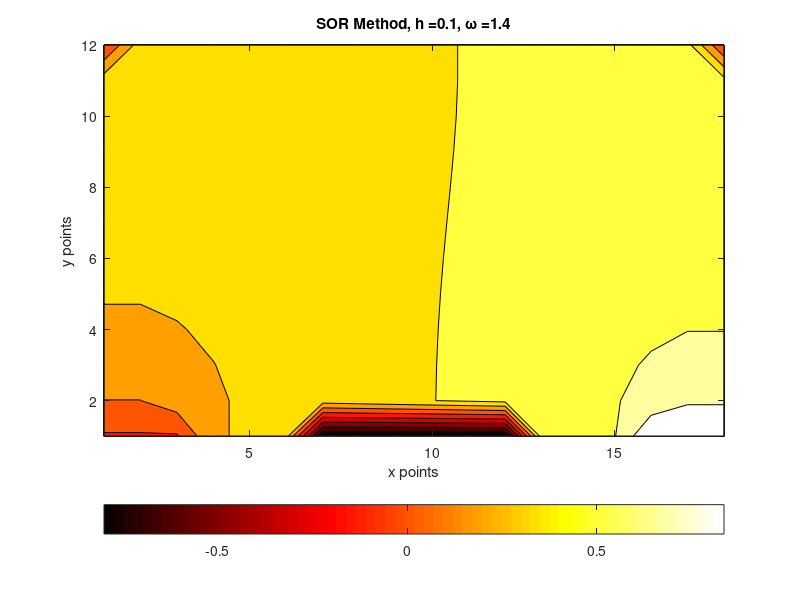

Recreate this plot in MATLAB.
%% Escalar Poisson Equation 
% 
% Routine for solving a PNP-MOSFET junction for the region:
% ________________________
%|++++|    ---N---   |++++|
%|+P++|              |+P++|
%|++++|              |++++|
%|____|              |____|
%|                        |
%|                        |
%|                        |
%|________________________|

%% Governing equation
%
% $$\frac{\partial}{\partial x}\left (k(x,y)\frac{\partial{\phi }}{\partial{x}}\right)+
%   \frac{\partial}{\partial y}\left (k(x,y)\frac{\partial{\phi}}{\partial{y}}\right)=
%   \tau (\hat{n}-\hat{n}_d)$$
%
% Where: 
%
% $\hat{n}$ is the number density of a doped region at time t,
% $\hat{n}_d$ is the initial number density of the doped regions and $\tau$
% is a constant. 

clear, clc, %close all;

%% IC's
omega = 1.4;
delta = 0.1;

L  = 1.8; dx = delta; x = 1:dx:L; n  = 18;
H  = 1.2; dy = delta; y = 1:dy:H; m  = 12;

tau = 1;

n_1 = 1; % initial doping for region 1 (silicon)
n_2 = 3; % initial doping for region 2 (gate A)
n_3 = 3; % initial doping for region 3 (gate B)

%% Grid
n_d = ones(m,n);            % Silicon
n_d(1:m/4, 1:n/6 ) = 3;     % gate A
n_d(1:m/4, 5*n/6+1:n) = 3;  % gate B
phi = zeros(m,n);           % electric potential grid
phi_tilde = zeros(m,n); phi_next = zeros(m,n);

% x gates locations:
x_g1 = 1:n/6;
x_gc = 2*n/6+1:4*n/6;
x_g2 = 5*n/6+1:n;

% x silicon location at the surface 
x_s1 = 1*n/6+1:2*n/6;
x_s2 = 4*n/6+1:5*n/6;

%% Computing k(x,y) on the grid:
k = ones(m,n); % Assuming all k values constants

%% BC's
% bolean mask for gates locations 
x_gates = zeros(1,n); 
x_gates(x_g1) = 1; x_gates(x_gc) = 1; x_gates(x_g2) = 1;

% Dirichlet:
phi(1,x_g1) =  0.0;     % gate A
phi(1,x_gc) = -0.8;     % central gate
phi(1,x_g2) =  1.0;     % gate B
% Neumann BC: Every where else!

%% Main Loop
A = zeros(m,n); B = zeros(m,n); C = zeros(m,n); D = zeros(m,n);

% we know the boundary values from the begining
phi_tilde(1,x_g1) =  0.0; % gate A
phi_tilde(1,x_gc) = -0.8; % central gate
phi_tilde(1,x_g2) =  1.0; % gate B

% r = 0.0001; iter = 0; r_iter = 1; 
% while r_iter >= r
for s=1:1100
    for i=2:m-1
        for j=2:n-1
            % Update the change in k varaible
            A(i,j)=k(i,j)+k(i+1,j);
            B(i,j)=k(i,j)+k(i,j+1);
            C(i,j)=k(i,j)+k(i-1,j);
            D(i,j)=k(i,j)+k(i,j-1);
            if j == 2 % Matrix's left column, Neumann BC
                phi_tilde(i,j)=...
                    1/(k(i+1,j)+k(i-1,j)+3*k(i,j)+k(i,j+1))*(...
                    A(i,j)*phi(i+1,j)+...
                    B(i,j)*phi(i,j+1)+...
                    C(i,j)*phi_tilde(i-1,j));
            elseif j == n-1 % Matrix's right column, Neumann BC
                phi_tilde(i,j)=...
                    1/(k(i+1,j)+k(i-1,j)+3*k(i,j)+k(i,j-1))*(...
                    A(i,j)*phi(i+1,j)+...
                    C(i,j)*phi_tilde(i-1,j)+...
                    D(i,j)*phi_tilde(i,j-1));
            elseif i == 2 && x_gates(j)==1
                % Matrix Upper row, for the regions with Neumann BC
                phi_tilde(i,j)=...
                    1/(k(i+1,j)+3*k(i,j)+k(i,j+1)+k(i,j-1))*(...
                    A(i,j)*phi(i+1,j)+...
                    B(i,j)*phi(i,j+1)+...
                    D(i,j)*phi_tilde(i,j-1));
            elseif i == m-1 % Matrix Lower row, Neumann BC
                phi_tilde(i,j)=...
                    1/(k(i-1,j)+3*k(i,j)+k(i,j+1)+k(i,j-1))*(...
                    B(i,j)*phi(i,j+1)+...
                    C(i,j)*phi_tilde(i-1,j)+...
                    D(i,j)*phi_tilde(i,j-1));
            else
                phi_tilde(i,j)=...
                    1/(k(i+1,j)+k(i-1,j)+4*k(i,j)+k(i,j+1)+k(i,j-1))*(...
                    A(i,j)*phi(i+1,j)+...
                    B(i,j)*phi(i,j+1)+...
                    C(i,j)*phi_tilde(i-1,j)+...
                    D(i,j)*phi_tilde(i,j-1));
                    %+(delta^2)/4*;
            end
        end
    end
    phi_tilde(2:m-1,1) = phi_tilde(2:m-1, 2 ); % Left matrix column, Neumann BC
    phi_tilde(2:m-1,n) = phi_tilde(2:m-1,n-1); % Right matrix column, Neumann BC
    phi_tilde(1, x_s1) = phi_tilde(2, x_s1  ); % Upper regions matrix row regions, Neumann BC
    phi_tilde(1, x_s2) = phi_tilde(2, x_s2  );
    phi_tilde(m,2:n-1) = phi_tilde(m-1,2:n-1); % Lower matrix column, Neumann BC
    % OSR steps:
    phi_next = phi + omega*( phi_tilde - phi );
    r_iter = norm(phi_next-phi,2);
    phi = phi_next;
    %iter = iter+1;
end
%fprintf('iterations: %4.1f \n',iter);

%% Plot Figures
figure
contourf(phi)
title(['SOR Method, h =',num2str(delta),', \omega =',num2str(omega)])
%title(['SOR Method, h =',num2str(h),', \omega =',num2str(omega),', iterations: ',num2str(iter)])
xlabel('x points')
ylabel('y points')
colormap hot
colorbar('location','southoutside')
